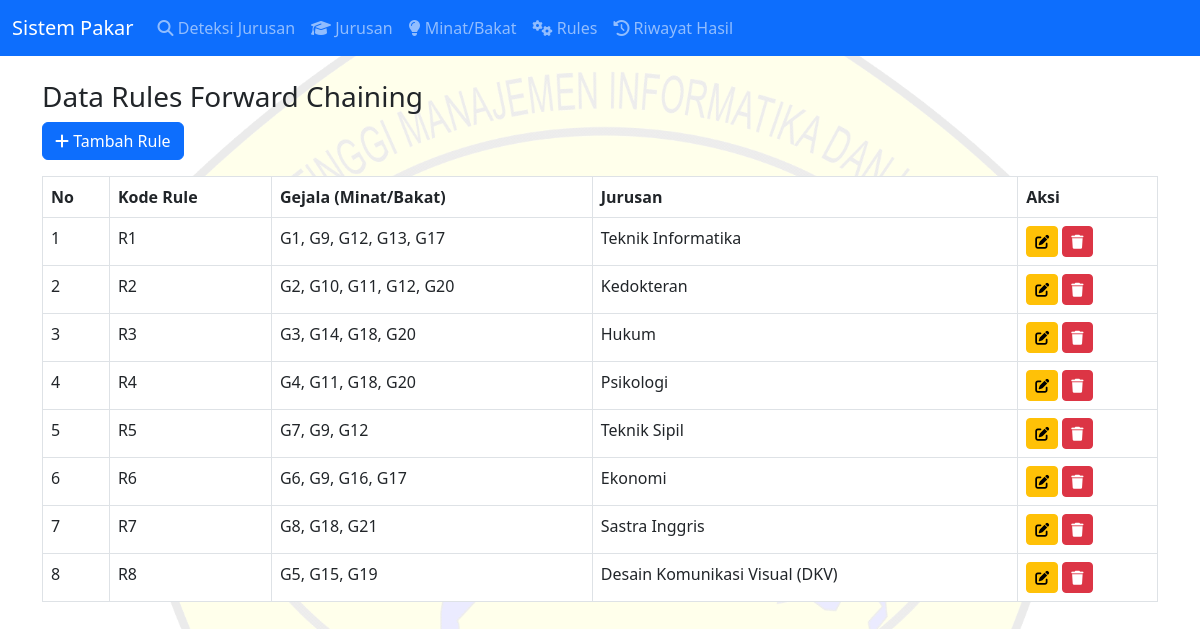
The page /rules.php on the database its author committed.
### tables this page shows
CREATE TABLE `rules` (
  `id` int(11) NOT NULL,
  `kode_rule` varchar(10) DEFAULT NULL,
  `gejala` text DEFAULT NULL,
  `id_jurusan` int(11) DEFAULT NULL
);

CREATE TABLE `jurusan` (
  `id` int(11) NOT NULL,
  `nama_jurusan` varchar(100) DEFAULT NULL,
  `deskripsi` text DEFAULT NULL
);

### rules.php (the view, shortened to what this page needs)
<?php include 'navbar.php'; ?>
<h3>Data Rules Forward Chaining</h3>
<button class="btn btn-primary mb-3" data-bs-toggle="modal" data-bs-target="#modalRule"><i class="fas fa-plus"></i> Tambah Rule</button>
<table class="table table-bordered">
    <thead>
        <tr>
            <th>No</th>
            <th>Kode Rule</th>
            <th>Gejala (Minat/Bakat)</th>
            <th>Jurusan</th>
            <th>Aksi</th>
        </tr>
    </thead>
    <tbody>
        <?php
        $rules = mysqli_query($koneksi, "
            SELECT rules.*, jurusan.nama_jurusan
            FROM rules
            JOIN jurusan ON jurusan.id = rules.id_jurusan
        ");
        $no = 1;
        while ($row = mysqli_fetch_array($rules)) {
            $id = $row['id'];
            echo "<tr>
                    <td>$no</td>
                    <td>{$row['kode_rule']}</td>
                    <td>{$row['gejala']}</td>
                    <td>{$row['nama_jurusan']}</td>
                    <td>
                        <button class='btn btn-warning btn-sm' data-bs-toggle='modal' data-bs-target='#editModal$id'><i class='fas fa-edit'></i></button>
                        <a href='?hapus=$id' class='btn btn-danger btn-sm' onclick=\"return confirm('Yakin ingin menghapus?')\"><i class='fas fa-trash'></i></a>
                    </td>
                  </tr>";
            $no++;
        }
        ?>
    </tbody>
</table>
<?php include 'footer.php'; ?>

### navbar.php (style rules this page uses)
body { position: relative; margin: 0; padding: 0; }
body::before { content: ""; position: fixed; top: 0; left: 0; width: 100%; height: 100%; background-image: url('Logo_Bipa_Color.png'); background-repeat: no-repeat; background-position: center center; background-size: 1000px; opacity: 0.08; z-index: -1; }

### rows shown on the page
rules: kode_rule "R1", gejala "G1, G9, G12, G13, G17", id_jurusan.nama_jurusan "Teknik Informatika"
rules: kode_rule "R2", gejala "G2, G10, G11, G12, G20", id_jurusan.nama_jurusan "Kedokteran"
rules: kode_rule "R3", gejala "G3, G14, G18, G20", id_jurusan.nama_jurusan "Hukum"
rules: kode_rule "R4", gejala "G4, G11, G18, G20", id_jurusan.nama_jurusan "Psikologi"
rules: kode_rule "R5", gejala "G7, G9, G12", id_jurusan.nama_jurusan "Teknik Sipil"
rules: kode_rule "R6", gejala "G6, G9, G16, G17", id_jurusan.nama_jurusan "Ekonomi"
rules: kode_rule "R7", gejala "G8, G18, G21", id_jurusan.nama_jurusan "Sastra Inggris"
rules: kode_rule "R8", gejala "G5, G15, G19", id_jurusan.nama_jurusan "Desain Komunikasi Visual (DKV)"
